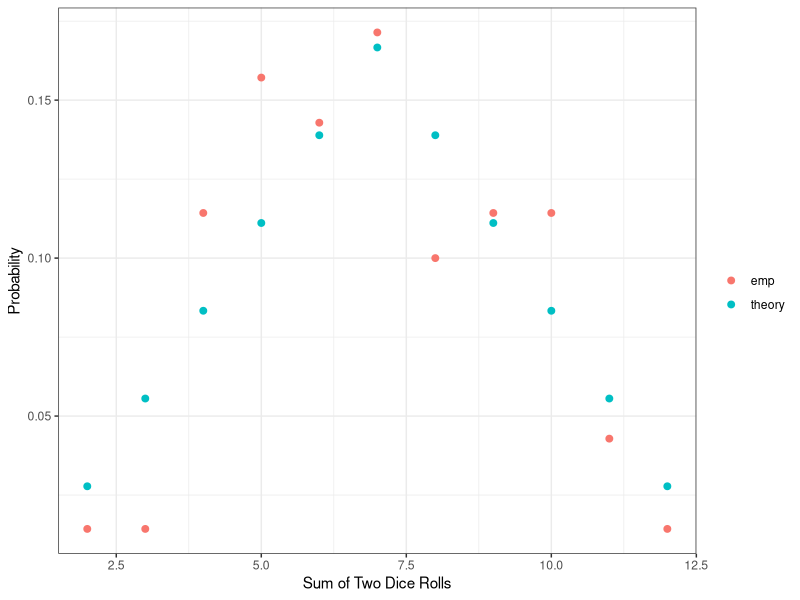
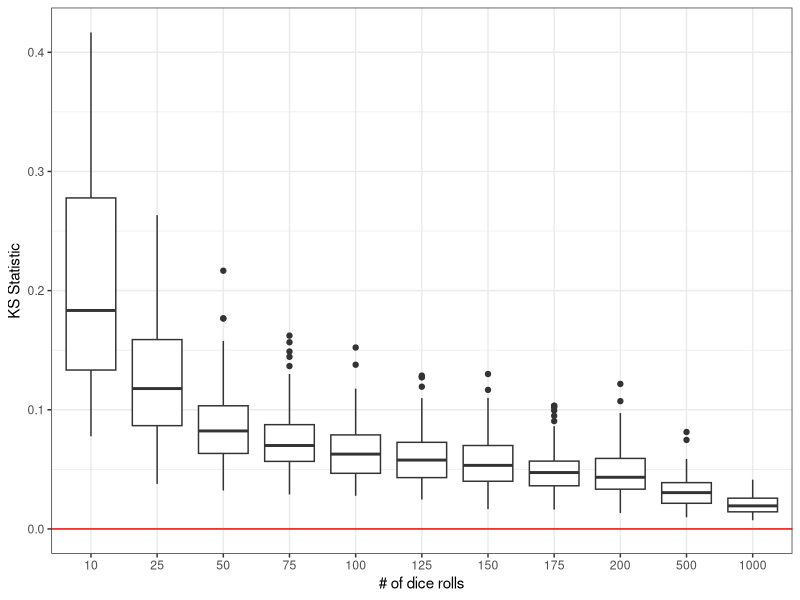

These figures' R source, in order:
library(tidyverse)

set.seed(1498)

dice.vals <- c(1:6)
prob.val <- 1/length(dice.vals)
prob.vector <- rep(prob.val, length(dice.vals))


simulateTwoDiceOutcomes <- function(n.rolls=70, dice.vals=dice.vals, prob.vector=prob.vector){

	roll1 <- sample(x=dice.vals, size=n.rolls, replace=TRUE, prob=prob.vector)
	roll2 <- sample(x=dice.vals, size=n.rolls, replace=TRUE, prob=prob.vector)

	sim_roll <- roll1 + roll2

	return(sim_roll)
}


adjust_prob <- function(sim_roll, n.rolls){
	#empirical frequencies
	e.freq <- table(sim_roll) %>% as_tibble() %>% rename(value=sim_roll) %>% type.convert(as.is=TRUE)

	#theoretical probabilities for two-dice rolls going from values 2 to 12
	theory.probs <- c(1, 2, 3, 4, 5, 6, 5, 4, 3, 2, 1)/36
	th <- data.frame(value=2:12, theory=theory.probs)

	#join empirical results with theoretical values
	#account for values not rolled in the empirical sim
	df <- left_join(th, e.freq, by=c("value"="value")) %>% mutate(n=ifelse(is.na(n), 0, n)) %>% mutate(emp=n/n.rolls) %>% select(-n)

	return(df)
}

sim_roll <- simulateTwoDiceOutcomes(n.rolls=70, dice.vals=dice.vals, prob.vector=prob.vector)
df <- adjust_prob(sim_roll=sim_roll, n.rolls=70)
#visualization
#show as animation? or show a still image?
dice.fig <- df %>% pivot_longer(-value, names_to="type", values_to="prob") %>% ggplot(aes(x=value, y=prob, color=type)) + geom_point(size=2) + theme_bw() + xlab("Sum of Two Dice Rolls") + ylab("Probability") + labs(color="")

#one hundred simulated 70-roll games, does LLN hold?
means <- unlist(lapply(1:100, function(x) simulateTwoDiceOutcomes(n.rolls=70, dice.vals=dice.vals, prob.vector=prob.vector) %>% mean() ))

quantile(means, c(0.025, 0.975))

#measure deviation from theoretical distribution

#cdf area difference, library(pracma) for this
#area_diff <- abs(trapz(df$value, cumsum(df$theory)) - trapz(df$value, cumsum(df$emp)))

#cdf ks distance
ks.calc <- function(df){
	diff <- abs(cumsum(df$theory)-cumsum(df$emp))
	ks <- max(diff)

	return(ks)
}

n.dice.rolls <- c(10, 25, 50, 75, 100, 125, 150, 175, 200, 500, 1000)

outcomes <- lapply(n.dice.rolls, function(x) unlist(lapply(1:100, function(y) simulateTwoDiceOutcomes(n.rolls=x, dice.vals=dice.vals, prob.vector=prob.vector) %>% adjust_prob(n.rolls=x) %>%  ks.calc())) )

outcomes.df <- do.call(cbind, outcomes) %>% as_tibble() %>% magrittr::set_colnames(n.dice.rolls)


long.outcomes <- outcomes.df %>% mutate(iter=1:n()) %>% pivot_longer(-iter, names_to="# of dice rolls", values_to="ks") 

#figure of ks statistics as a function of dice rolls, 100 iterations each
 ks.fig <- long.outcomes %>% mutate(`# of dice rolls`=factor(`# of dice rolls`, levels=n.dice.rolls)) %>% ggplot(aes(x=`# of dice rolls`, y=ks)) + geom_boxplot() + theme_bw() + geom_hline(yintercept=0, color="red") + ylab("KS Statistic")

ggsave(dice.fig, filename="catan_dice_instance.png", units="in", width=4, height=4, device="png")

ggsave(ks.fig, filename="catan_ks.png", units="in", width=6, height=6, device="png")

#distribution of empirical outcomes in 70 roll games
results_70rolls <- lapply(1:1000, function(x) simulateTwoDiceOutcomes(n.rolls=70, dice.vals=dice.vals, prob.vector=prob.vector) %>% adjust_prob(n.rolls=70) %>% mutate(game=x) )







